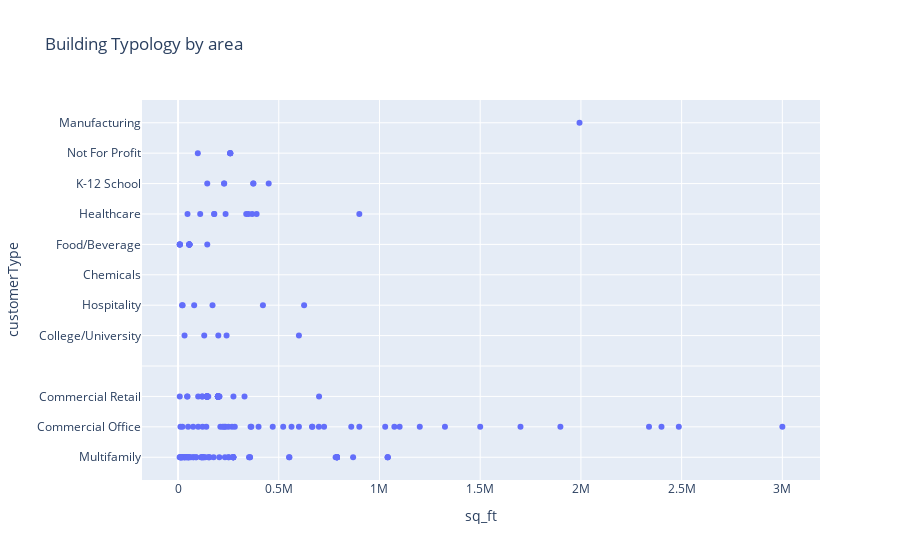

Notebook code cell kept with this figure:
### Code cell
df_buildings_flt.plot(kind='scatter',
x = 'sq_ft',
y = 'customerType',
title = "Building Typology by area",
c='geoCity')

### Figure 1 — Plotly figure (JSON) as saved in the notebook; plotly's stock layout.template omitted (floating-point values rounded to 4 significant figures; data arrays with more than 128 entries replaced by an {"elided": "..."} marker saying what was removed)
{"data": [{"hovertemplate": "sq_ft=%{x}<br>customerType=%{y}<extra></extra>", "legendgroup": "", "marker": {"color": "#636efa", "symbol": "circle"}, "mode": "markers", "name": "", "orientation": "h", "showlegend": false, "type": "scatter", "x": {"elided": "229 int values"}, "xaxis": "x", "y": {"elided": "229 str values"}, "yaxis": "y"}], "layout": {"legend": {"tracegroupgap": 0}, "title": {"text": "Building Typology by area"}, "xaxis": {"anchor": "y", "domain": [0, 1], "title": {"text": "sq_ft"}}, "yaxis": {"anchor": "x", "domain": [0, 1], "title": {"text": "customerType"}}}}
